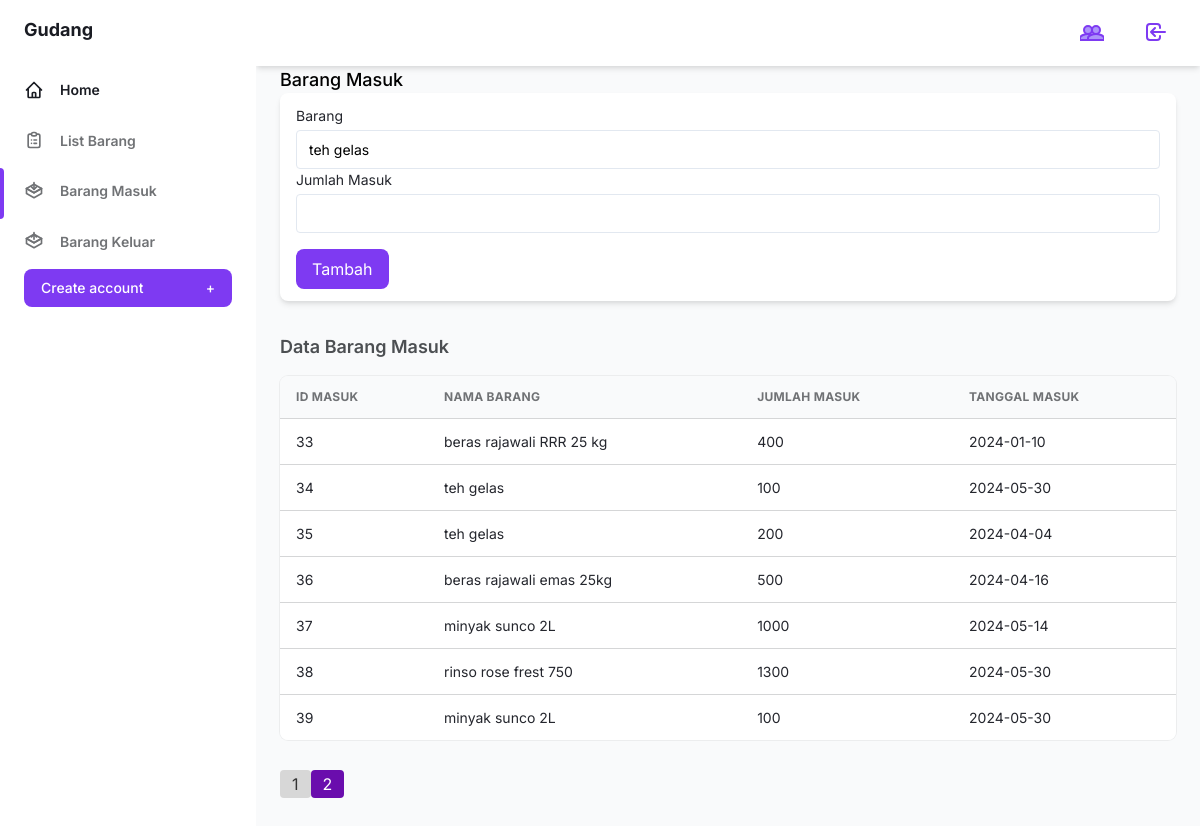
/barang_masuk.php?page=2 (signed in), run on the app's committed database.
### tables this page shows
CREATE TABLE `barang_masuk` (
  `id_masuk` int(11) NOT NULL,
  `id_barang` int(11) DEFAULT NULL,
  `jumlah_masuk` int(11) DEFAULT NULL,
  `tanggal_masuk` date DEFAULT NULL
);

CREATE TABLE `barang` (
  `id_barang` int(11) NOT NULL,
  `nama_barang` varchar(255) DEFAULT NULL,
  `stock` int(11) DEFAULT NULL,
  `jenis` varchar(20) NOT NULL
);

### barang_masuk.php (the view, shortened to what this page needs)
<?php
include 'config.php';
$query_barang = "SELECT * FROM barang";
$result_barang = $connect->query($query_barang);
$limit = 10;
$page = isset($_GET['page']) ? $_GET['page'] : 1;
$offset = ($page - 1) * $limit;
$query_masuk = "SELECT barang_masuk.id_masuk, barang.nama_barang, barang_masuk.jumlah_masuk, barang_masuk.tanggal_masuk
          FROM barang_masuk
          JOIN barang ON barang.id_barang = barang_masuk.id_barang
          LIMIT $limit OFFSET $offset";
$result_masuk = $connect->query($query_masuk);
$total_masuk = mysqli_query($connect, "SELECT COUNT(*) AS total FROM barang_masuk")->fetch_assoc()['total'];
$total_pages = ceil($total_masuk / $limit);
?>
<!DOCTYPE html>
<html :class="{ 'theme-dark': dark }" x-data="data()" lang="en">
<head>
    <link rel="stylesheet" href="./assets/css/tailwind.output.css" />
    <link rel="stylesheet" href="https://cdnjs.cloudflare.com/ajax/libs/Chart.js/2.9.3/Chart.min.css" />
    <link rel="stylesheet" href="./assets/css/baru.css">
</head>
<body>
<div class="flex h-screen bg-gray-50 dark:bg-gray-900" :class="{ 'overflow-hidden': isSideMenuOpen }">
    <aside class="z-20 hidden w-64 overflow-y-auto bg-white dark:bg-gray-800 md:block flex-shrink-0">
        <div class="py-4 text-gray-500 dark:text-gray-400">
            <a class="ml-6 text-lg font-bold text-gray-800 dark:text-gray-200" href="#">
                Gudang
            </a>
            <ul class="mt-6">
                <li class="relative px-6 py-3">
                    <a class="inline-flex items-center w-full text-sm font-semibold text-gray-800 transition-colors duration-150 hover:text-gray-800 dark:hover:text-gray-200 dark:text-gray-100" href="index.php">
                        <span class="ml-4">Home</span>
                    </a>
                </li>
            </ul>
            <ul>
                <li class="relative px-6 py-3">
                    <a class="inline-flex items-center w-full text-sm font-semibold transition-colors duration-150 hover:text-gray-800 dark:hover:text-gray-200" href="tambah_barang.php">
                        <span class="ml-4">List Barang</span>
                    </a>
                </li>
                <li class="relative px-6 py-3">
                    <span class="absolute inset-y-0 left-0 w-1 bg-purple-600 rounded-tr-lg rounded-br-lg" aria-hidden="true"></span>
                    <a class="inline-flex items-center w-full text-sm font-semibold transition-colors duration-150 hover:text-gray-800 dark:hover:text-gray-200" href="barang_masuk.php">
                        <span class="ml-4">Barang Masuk</span>
                    </a>
                </li>
                <li class="relative px-6 py-3">
                    <a class="inline-flex items-center w-full text-sm font-semibold transition-colors duration-150 hover:text-gray-800 dark:hover:text-gray-200" href="barang_keluar.php">
                        <span class="ml-4">Barang Keluar</span>
                    </a>
                </li>
            </ul>
                <?php if ($_SESSION['role_id'] == '1') : ?>
                    <div class="px-6 my-5">
            <a href="pages/user_add.php">
            <button
              class="flex items-center justify-between w-full px-4 py-2 text-sm font-medium leading-5 text-white transition-colors duration-150 bg-purple-600 border border-transparent rounded-lg active:bg-purple-600 hover:bg-purple-700 focus:outline-none focus:shadow-outline-purple"
            >
              Create account
              <span class="ml-2" aria-hidden="true">+</span>
            </button>
            </a>
          </div>
                <?php endif; ?>
        </div>
    </aside>
    <div class="flex flex-col flex-1 w-full">
        <header class="z-10 py-4 bg-white shadow-md dark:bg-gray-800">
        <div
            class="container flex items-center justify-between h-full px-6 mx-auto text-purple-600 dark:text-purple-300"
          >
            <ul class="flex items-center flex-shrink-0 space-x-6">
              <li class="flex">
              <?php if ($_SESSION['role_id'] == '1') : ?>
                <button>
                      <a
                        class="inline-flex items-center w-full px-2 py-1 text-sm font-semibold transition-colors duration-150 rounded-md hover:bg-gray-100 hover:text-gray-800 dark:hover:bg-gray-800 dark:hover:text-gray-200"
                        href="user.php"
                      >
                      </a>
                  </button>
                  <?php endif; ?>
                </li>
              <li class="flex">
                <button>
                      <a
                        class="inline-flex items-center w-full px-2 py-1 text-sm font-semibold transition-colors duration-150 rounded-md hover:bg-gray-100 hover:text-gray-800 dark:hover:bg-gray-800 dark:hover:text-gray-200"
                        href="logout.php"
                      >
                        <svg
                          class="w-6 h-6"
                          aria-hidden="true"
                          fill="none"
                          stroke-linecap="round"
                          stroke-linejoin="round"
                          stroke-width="2"
                          viewBox="0 0 24 24"
                          stroke="currentColor"
                        >
                          <path
                            d="M11 16l-4-4m0 0l4-4m-4 4h14m-5 4v1a3 3 0 01-3 3H6a3 3 0 01-3-3V7a3 3 0 013-3h7a3 3 0 013 3v1"
                          ></path>
                        </svg>
                      </a>
                  </button>
                </li>
            </ul>
          </div>
        </header>
        <main class="h-full pb-16 overflow-y-auto">
          <div class="container px-6 mx-auto grid">
    <h1 class="text-lg leading-3 font-medium text-gray-900 dark:text-gray-200">
                    Barang Masuk
                <div class="px-4 py-3 mb-8 bg-white rounded-lg shadow-md dark:bg-gray-800">
                    <form method="post" action="">
                        <label class="block text-sm">
                            <span class="text-gray-700 dark:text-gray-400">Barang</span>
                            <select name="id_barang" class="block w-full mt-1 text-sm dark:border-gray-600 dark:bg-gray-700 focus:border-purple-400 focus:outline-none focus:shadow-outline-purple dark:text-gray-300 dark:focus:shadow-outline-gray form-input">
                                <?php while($data_barang = mysqli_fetch_array($result_barang)) { ?>
                                    <option value="<?php echo $data_barang['id_barang']; ?>"><?php echo $data_barang['nama_barang']; ?></option>
                                <?php } ?>
                            </select>
                        </label>
                        <label class="block text-sm">
                            <span class="text-gray-700 dark:text-gray-400">Jumlah Masuk</span>
                            <input name="jumlah_masuk" type="number" class="block w-full mt-1 text-sm dark:border-gray-600 dark:bg-gray-700 focus:border-purple-400 focus:outline-none focus:shadow-outline-purple dark:text-gray-300 dark:focus:shadow-outline-gray form-input" />
                        </label>
                        <input name="submit" type="submit" value="Tambah" class="mt-4 px-4 py-2 text-white bg-purple-600 rounded-lg hover:bg-purple-700" />
                    </form>
                </div>
                <h4 class="mb-4 text-lg font-semibold text-gray-600 dark:text-gray-300">
                    Data Barang Masuk
                </h4>
                <div class="w-full overflow-hidden rounded-lg shadow-xs">
                    <div class="w-full overflow-x-auto">
                        <table class="w-full whitespace-no-wrap">
                            <thead>
                                <tr class="text-xs font-semibold tracking-wide text-left text-gray-500 uppercase border-b dark:border-gray-700 bg-gray-50 dark:text-gray-400 dark:bg-gray-800">
                                    <th class="px-4 py-3">ID Masuk</th>
                                    <th class="px-4 py-3">Nama Barang</th>
                                    <th class="px-4 py-3">Jumlah Masuk</th>
                                    <th class="px-4 py-3">Tanggal Masuk</th>
                                </tr>
                            </thead>
                            <tbody class="bg-white divide-y dark:divide-gray-700 dark:bg-gray-800">
                                <?php while($data_masuk = mysqli_fetch_array($result_masuk)) { ?>
                                    <tr class="text-gray-700 dark:text-gray-400">
                                        <td class="px-4 py-3 text-sm"><?php echo $data_masuk['id_masuk']; ?></td>
                                        <td class="px-4 py-3 text-sm"><?php echo $data_masuk['nama_barang']; ?></td>
                                        <td class="px-4 py-3 text-sm"><?php echo $data_masuk['jumlah_masuk']; ?></td>
                                        <td class="px-4 py-3 text-sm"><?php echo $data_masuk['tanggal_masuk']; ?></td>
                                    </tr>
                                <?php } ?>
                            </tbody>
                        </table>
                    </div>
                </div>
                <nav class="mt-8">
                        <ul class="pagination flex">
                            <?php for ($i = 1; $i <= $total_pages; $i++) { ?>
                                <li class="page-item <?php if ($i == $page) echo 'active'; ?>">
                                    <a class="page-link px-3 py-1 rounded mx-1 <?php if ($i == $page) echo 'bg-active'; else echo 'bg-inactive'; ?>" href="barang_masuk.php?page=<?= $i; ?>"><?= $i; ?></a>
                                </li>
                            <?php } ?>
                        </ul>
                    </nav>
            </div>
        </main>
    </div>
</div>
</body>
</html>

### assets/css/baru.css (style rules this page uses)
.bg-active { background-color: #6a0dad; color: white; }
.bg-inactive { background-color: #d7d7d7; color: #333; }

### data on the page
barang_masuk: id_masuk "33", id_barang.nama_barang "beras rajawali RRR 25 kg", jumlah_masuk "400", tanggal_masuk "2024-01-10"
barang_masuk: id_masuk "34", id_barang.nama_barang "teh gelas", jumlah_masuk "100", tanggal_masuk "2024-05-30"
barang_masuk: id_masuk "35", id_barang.nama_barang "teh gelas", jumlah_masuk "200", tanggal_masuk "2024-04-04"
barang_masuk: id_masuk "36", id_barang.nama_barang "beras rajawali emas 25kg", jumlah_masuk "500", tanggal_masuk "2024-04-16"
barang_masuk: id_masuk "37", id_barang.nama_barang "minyak sunco 2L", jumlah_masuk "1000", tanggal_masuk "2024-05-14"
barang_masuk: id_masuk "38", id_barang.nama_barang "rinso rose frest 750", jumlah_masuk "1300", tanggal_masuk "2024-05-30"
barang_masuk: id_masuk "39", id_barang.nama_barang "minyak sunco 2L", jumlah_masuk "100", tanggal_masuk "2024-05-30"

### other printed values
form field id_barang "teh gelas"
